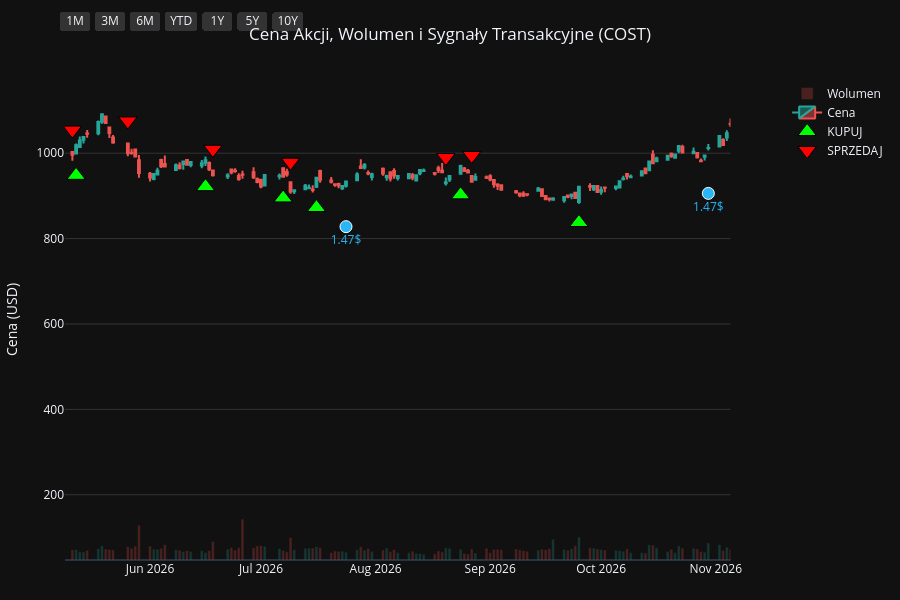
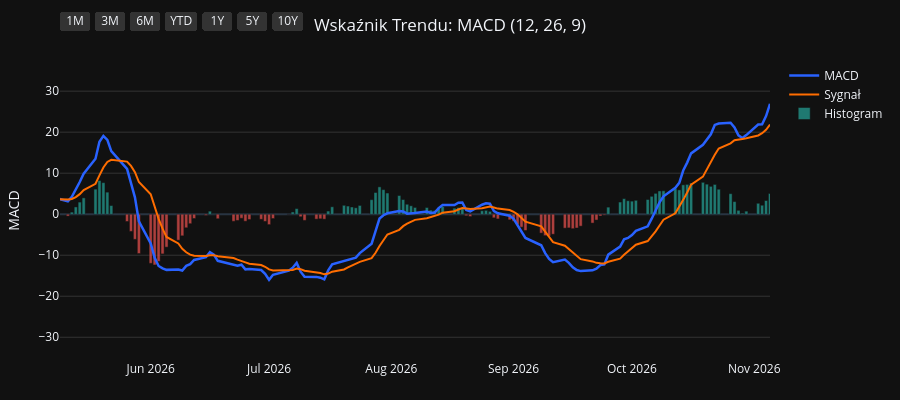
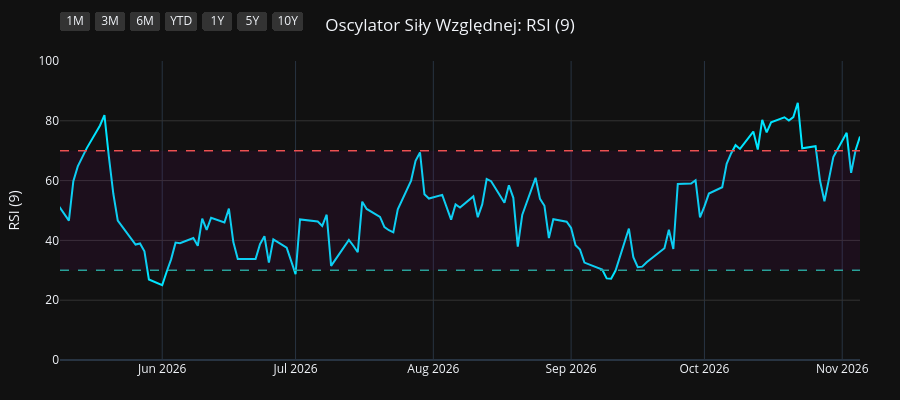
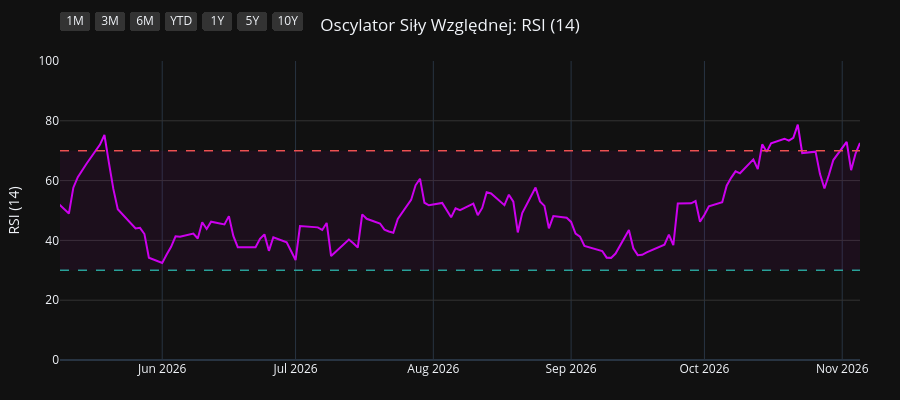

Notebook code for these charts, in order:
### Code cell
import os
import yfinance as yf
import pandas as pd
import pandas_ta as ta
import plotly.graph_objects as go
from plotly.subplots import make_subplots

# 1. Pobranie i przygotowanie danych
symbol = os.environ.get("STOCK_TICKER", "").strip().upper()
if not symbol:
    raise RuntimeError("Set STOCK_TICKER before running price_extractor.ipynb")
df = yf.Ticker(symbol).history(period="10y")
df.index = df.index.tz_localize(None)

# Wskaźniki i sygnały
df.ta.macd(fast=12, slow=26, signal=9, append=True)
df.ta.rsi(length=9, append=True)
df.ta.rsi(length=14, append=True)
df.ta.rsi(length=21, append=True)
df.dropna(inplace=True)

macd = df['MACD_12_26_9']
signal = df['MACDs_12_26_9']
wczorajszy_macd = macd.shift(1)
wczorajszy_signal = signal.shift(1)

df['Decyzja'] = 'BRAK'
df.loc[(macd > signal) & (wczorajszy_macd <= wczorajszy_signal), 'Decyzja'] = 'KUPUJ'
df.loc[(macd < signal) & (wczorajszy_macd >= wczorajszy_signal), 'Decyzja'] = 'SPRZEDAJ'

df_kupuj = df[df['Decyzja'] == 'KUPUJ']
df_sprzedaj = df[df['Decyzja'] == 'SPRZEDAJ']
df_dywidendy = df[df['Dividends'] > 0]
df_splity = df[df['Stock Splits'] > 0]

# Wspólna konfiguracja osi X
konfiguracja_osi_x = dict(
    type="date",
    showspikes=True, spikemode="across", spikesnap="cursor", spikedash="dot", spikecolor="#ffffff", spikethickness=1, hoverformat="%Y-%m-%d",
    rangeselector=dict(
        buttons=list([
            dict(count=1, label="1M", step="month", stepmode="backward"),
            dict(count=3, label="3M", step="month", stepmode="backward"),
            dict(count=6, label="6M", step="month", stepmode="backward"),
            dict(count=1, label="YTD", step="year", stepmode="todate"),
            dict(count=1, label="1Y", step="year", stepmode="backward"),
            dict(count=5, label="5Y", step="year", stepmode="backward"),
            dict(step="all", label="10Y")
        ]),
        bgcolor="#333333", activecolor="#2962ff", x=0, y=1.1
    )
)

# ==========================================
# WYKRES 1: CENA + WOLUMEN + SYGNAŁY
# ==========================================
fig1 = make_subplots(specs=[[{"secondary_y": True}]])

kolory_wolumenu = ['#26a69a' if row['Close'] >= row['Open'] else '#ef5350' for index, row in df.iterrows()]
fig1.add_trace(go.Bar(x=df.index, y=df['Volume'], marker_color=kolory_wolumenu, opacity=0.25, name='Wolumen'), secondary_y=True)
fig1.add_trace(go.Candlestick(x=df.index, open=df['Open'], high=df['High'], low=df['Low'], close=df['Close'], name='Cena', increasing_line_color='#26a69a', decreasing_line_color='#ef5350'), secondary_y=False)
fig1.add_trace(go.Scatter(x=df_kupuj.index, y=df_kupuj['Low'] * 0.95, customdata=df_kupuj[['Low', 'High']], mode='markers', marker=dict(symbol='triangle-up', size=16, color='#00ff00', line=dict(width=1, color='black')), name='KUPUJ', hovertemplate='KUPUJ<br>Najniższa: %{customdata[0]:.2f}<br>Najwyższa: %{customdata[1]:.2f}<extra></extra>'), secondary_y=False)
fig1.add_trace(go.Scatter(x=df_sprzedaj.index, y=df_sprzedaj['High'] * 1.05, customdata=df_sprzedaj[['Low', 'High']], mode='markers', marker=dict(symbol='triangle-down', size=16, color='#ff0000', line=dict(width=1, color='black')), name='SPRZEDAJ', hovertemplate='SPRZEDAJ<br>Najniższa: %{customdata[0]:.2f}<br>Najwyższa: %{customdata[1]:.2f}<extra></extra>'), secondary_y=False)

if not df_dywidendy.empty:
    fig1.add_trace(go.Scatter(x=df_dywidendy.index, y=df_dywidendy['Low'] * 0.90, mode='markers+text', marker=dict(symbol='circle', size=12, color='#29b6f6', line=dict(width=1, color='white')), text=df_dywidendy['Dividends'].apply(lambda x: f"{x}$"), textposition="bottom center", name='Dywidenda', showlegend=False, hovertemplate='Dywidenda: %{text}<extra></extra>', textfont=dict(color="#29b6f6")), secondary_y=False)
if not df_splity.empty:
                    fig1.add_trace(go.Scatter(x=df_splity.index, y=df_splity['High'], mode='markers+text', marker=dict(symbol='star', size=16, color='#ffee58', line=dict(width=1, color='black')), text=df_splity['Stock Splits'].apply(lambda x: f"{x:g}:1" if x >= 1 else f"1:{1 / x:g}"), textposition="top center", name='Split', hovertemplate='%{text}<extra></extra>', textfont=dict(color="#ffee58")), secondary_y=False)

fig1.update_layout(title=dict(text=f"Cena Akcji, Wolumen i Sygnały Transakcyjne ({symbol})", x=0.5, xanchor='center'), dragmode='pan', xaxis_rangeslider_visible=False, template='plotly_dark', height=600, hovermode='x unified', margin=dict(l=60, r=40, t=60, b=40))
fig1.update_xaxes(**konfiguracja_osi_x)
fig1.update_xaxes(range=[df.index.max() - pd.Timedelta(days=180), df.index.max()])
fig1.update_yaxes(title_text="Cena (USD)", secondary_y=False, gridcolor='#333333')
fig1.update_yaxes(range=[0, df['Volume'].max() * 4], showgrid=False, showticklabels=False, secondary_y=True)
fig1.show(config={'scrollZoom': True})

# ==========================================
# WYKRES 2: WSKAŹNIK MACD
# ==========================================
fig2 = go.Figure()
fig2.add_trace(go.Scatter(x=df.index, y=df['MACD_12_26_9'], line=dict(color='#2962ff', width=2.5), name='MACD'))
fig2.add_trace(go.Scatter(x=df.index, y=df['MACDs_12_26_9'], line=dict(color='#ff6d00', width=2), name='Sygnał'))
kolory_macd = ['#26a69a' if val >= 0 else '#ef5350' for val in df['MACDh_12_26_9']]
fig2.add_trace(go.Bar(x=df.index, y=df['MACDh_12_26_9'], marker_color=kolory_macd, name='Histogram', opacity=0.7))
fig2.update_layout(title=dict(text="Wskaźnik Trendu: MACD (12, 26, 9)", x=0.5, xanchor='center'), dragmode='pan', xaxis_rangeslider_visible=False, template='plotly_dark', height=400, hovermode='x unified', margin=dict(l=60, r=40, t=60, b=40))
fig2.update_xaxes(**konfiguracja_osi_x)
fig2.update_xaxes(range=[df.index.max() - pd.Timedelta(days=180), df.index.max()])
fig2.update_yaxes(title_text="MACD", gridcolor='#333333')
fig2.show(config={'scrollZoom': True})

# ==========================================
# WYKRES 3: OSCYLATOR RSI (9)
# ==========================================
fig3 = go.Figure()
fig3.add_trace(go.Scatter(x=df.index, y=df['RSI_9'], line=dict(color='#00e5ff', width=2), name='RSI (9)'))
fig3.add_hline(y=70, line_dash="dash", line_color="#ef5350", line_width=1.5)
fig3.add_hline(y=30, line_dash="dash", line_color="#26a69a", line_width=1.5)
fig3.add_hrect(y0=30, y1=70, line_width=0, fillcolor="purple", opacity=0.1)
fig3.update_layout(title=dict(text="Oscylator Siły Względnej: RSI (9)", x=0.5, xanchor='center'), dragmode='pan', xaxis_rangeslider_visible=False, template='plotly_dark', height=400, hovermode='x unified', margin=dict(l=60, r=40, t=60, b=40))
fig3.update_xaxes(**konfiguracja_osi_x)
fig3.update_xaxes(range=[df.index.max() - pd.Timedelta(days=180), df.index.max()])
fig3.update_yaxes(title_text="RSI (9)", range=[0, 100], gridcolor='#333333')
fig3.show(config={'scrollZoom': True})

# ==========================================
# WYKRES 4: OSCYLATOR RSI (14)
# ==========================================
fig4 = go.Figure()
fig4.add_trace(go.Scatter(x=df.index, y=df['RSI_14'], line=dict(color='#d500f9', width=2), name='RSI (14)'))
fig4.add_hline(y=70, line_dash="dash", line_color="#ef5350", line_width=1.5)
fig4.add_hline(y=30, line_dash="dash", line_color="#26a69a", line_width=1.5)
fig4.add_hrect(y0=30, y1=70, line_width=0, fillcolor="purple", opacity=0.1)
fig4.update_layout(title=dict(text="Oscylator Siły Względnej: RSI (14)", x=0.5, xanchor='center'), dragmode='pan', xaxis_rangeslider_visible=False, template='plotly_dark', height=400, hovermode='x unified', margin=dict(l=60, r=40, t=60, b=40))
fig4.update_xaxes(**konfiguracja_osi_x)
fig4.update_xaxes(range=[df.index.max() - pd.Timedelta(days=180), df.index.max()])
fig4.update_yaxes(title_text="RSI (14)", range=[0, 100], gridcolor='#333333')
fig4.show(config={'scrollZoom': True})

# ==========================================
# WYKRES 5: OSCYLATOR RSI (21)
# ==========================================
fig5 = go.Figure()
fig5.add_trace(go.Scatter(x=df.index, y=df['RSI_21'], line=dict(color='#64dd17', width=2), name='RSI (21)'))
fig5.add_hline(y=70, line_dash="dash", line_color="#ef5350", line_width=1.5)
fig5.add_hline(y=30, line_dash="dash", line_color="#26a69a", line_width=1.5)
fig5.add_hrect(y0=30, y1=70, line_width=0, fillcolor="purple", opacity=0.1)
fig5.update_layout(title=dict(text="Oscylator Siły Względnej: RSI (21)", x=0.5, xanchor='center'), dragmode='pan', xaxis_rangeslider_visible=False, template='plotly_dark', height=400, hovermode='x unified', margin=dict(l=60, r=40, t=60, b=40))
fig5.update_xaxes(**konfiguracja_osi_x)
fig5.update_xaxes(range=[df.index.max() - pd.Timedelta(days=180), df.index.max()])
fig5.update_yaxes(title_text="RSI (21)", range=[0, 100], gridcolor='#333333')
fig5.show(config={'scrollZoom': True})

### Figure 1 — Plotly figure (JSON) as saved in the notebook; plotly's stock layout.template omitted (floating-point values rounded to 4 significant figures; data arrays with more than 128 entries replaced by an {"elided": "..."} marker saying what was removed)
{"data": [{"marker": {"color": {"elided": "2480 str values"}}, "name": "Wolumen", "opacity": 0.25, "type": "bar", "x": {"elided": "2480 str values"}, "xaxis": "x", "y": {"elided": "2480 int values"}, "yaxis": "y2"}, {"close": {"elided": "2480 float values"}, "decreasing": {"line": {"color": "#ef5350"}}, "high": {"elided": "2480 float values"}, "increasing": {"line": {"color": "#26a69a"}}, "low": {"elided": "2480 float values"}, "name": "Cena", "open": {"elided": "2480 float values"}, "type": "candlestick", "x": {"elided": "2480 str values"}, "xaxis": "x", "yaxis": "y"}, {"customdata": {"elided": "94x2 float values"}, "hovertemplate": "KUPUJ<br>Najniższa: %{customdata[0]:.2f}<br>Najwyższa: %{customdata[1]:.2f}<extra></extra>", "marker": {"color": "#00ff00", "line": {"color": "black", "width": 1}, "size": 16, "symbol": "triangle-up"}, "mode": "markers", "name": "KUPUJ", "type": "scatter", "x": ["2017-02-03T00:00:00", "2017-03-30T00:00:00", "2017-05-26T00:00:00", "2017-07-19T00:00:00", "2017-09-01T00:00:00", "2017-10-24T00:00:00", "2018-01-22T00:00:00", "2018-02-16T00:00:00", "2018-03-29T00:00:00", "2018-04-05T00:00:00", "2018-05-16T00:00:00", "2018-06-08T00:00:00", "2018-07-13T00:00:00", "2018-08-07T00:00:00", "2018-08-20T00:00:00", "2018-10-19T00:00:00", "2018-10-31T00:00:00", "2018-11-30T00:00:00", "2019-01-02T00:00:00", "2019-02-12T00:00:00", "2019-05-17T00:00:00", "2019-06-06T00:00:00", "2019-07-11T00:00:00", "2019-08-22T00:00:00", "2019-10-08T00:00:00", "2019-11-07T00:00:00", "2019-12-26T00:00:00", "2020-01-08T00:00:00", "2020-02-07T00:00:00", "2020-03-19T00:00:00", "2020-04-03T00:00:00", "2020-05-28T00:00:00", "2020-06-30T00:00:00", "2020-08-04T00:00:00", "2020-08-28T00:00:00", "2020-09-28T00:00:00", "2020-11-06T00:00:00", "2020-11-17T00:00:00", "2020-12-31T00:00:00", "2021-02-08T00:00:00", "2021-03-12T00:00:00", "2021-05-07T00:00:00", "2021-06-22T00:00:00", "2021-10-18T00:00:00", "2021-12-15T00:00:00", "2021-12-29T00:00:00", "2022-02-01T00:00:00", "2022-02-25T00:00:00", "2022-05-27T00:00:00", "2022-08-18T00:00:00", "2022-10-06T00:00:00", "2022-10-13T00:00:00", "2022-10-18T00:00:00", "2023-01-06T00:00:00", "2023-03-16T00:00:00", "2023-05-11T00:00:00", "2023-05-30T00:00:00", "2023-06-27T00:00:00", "2023-07-14T00:00:00", "2023-09-06T00:00:00", "2023-09-27T00:00:00", "2023-10-17T00:00:00", "2023-11-06T00:00:00", "2024-01-18T00:00:00", "2024-02-05T00:00:00", "2024-02-26T00:00:00", "2024-04-12T00:00:00", "2024-04-23T00:00:00", "2024-07-09T00:00:00", "2024-08-09T00:00:00", "2024-09-12T00:00:00", "2024-10-23T00:00:00", "2024-11-06T00:00:00", "2025-01-17T00:00:00", "2025-03-27T00:00:00", "2025-05-16T00:00:00", "2025-06-02T00:00:00", "2025-08-01T00:00:00", "2025-09-08T00:00:00", "2025-10-09T00:00:00", "2025-11-04T00:00:00", "2025-11-28T00:00:00", "2025-12-26T00:00:00", "2026-02-05T00:00:00", "2026-02-13T00:00:00", "2026-04-01T00:00:00", "2026-04-23T00:00:00", "2026-04-30T00:00:00", "2026-05-12T00:00:00", "2026-06-16T00:00:00", "2026-07-07T00:00:00", "2026-07-16T00:00:00", "2026-08-24T00:00:00", "2026-09-25T00:00:00"], "xaxis": "x", "y": [134.4, 134.4, 149.3, 126.9, 132.6, 135.8, 162.5, 162.1, 156.5, 156.9, 165.9, 171.0, 181.8, 189.7, 192.3, 195.1, 192.4, 196.4, 170.9, 179.4, 211.1, 213.0, 233.7, 238.0, 250.2, 261.2, 253.8, 250.8, 267.5, 261.9, 247.3, 266.2, 260.3, 285.9, 300.3, 298.2, 331.7, 332.5, 332.8, 318.4, 291.5, 342.9, 346.9, 403.2, 491.2, 507.4, 447.5, 455.6, 411.1, 503.5, 436.0, 406.3, 424.2, 419.0, 438.4, 452.7, 456.4, 475.1, 489.6, 492.4, 496.6, 520.3, 511.6, 635.4, 660.1, 691.3, 679.6, 670.1, 827.3, 785.9, 841.2, 839.8, 832.7, 868.7, 872.8, 950.3, 974.1, 886.0, 904.0, 874.5, 877.3, 852.8, 820.7, 933.7, 939.8, 936.8, 952.4, 942.2, 948.2, 921.7, 895.3, 872.7, 902.5, 837.7], "yaxis": "y"}, {"customdata": {"elided": "94x2 float values"}, "hovertemplate": "SPRZEDAJ<br>Najniższa: %{customdata[0]:.2f}<br>Najwyższa: %{customdata[1]:.2f}<extra></extra>", "marker": {"color": "#ff0000", "line": {"color": "black", "width": 1}, "size": 16, "symbol": "triangle-down"}, "mode": "markers", "name": "SPRZEDAJ", "type": "scatter", "x": ["2016-12-27T00:00:00", "2017-03-03T00:00:00", "2017-05-12T00:00:00", "2017-06-12T00:00:00", "2017-08-24T00:00:00", "2017-10-06T00:00:00", "2017-12-19T00:00:00", "2018-02-01T00:00:00", "2018-03-08T00:00:00", "2018-04-02T00:00:00", "2018-05-03T00:00:00", "2018-05-25T00:00:00", "2018-06-29T00:00:00", "2018-07-31T00:00:00", "2018-08-09T00:00:00", "2018-09-17T00:00:00", "2018-10-26T00:00:00", "2018-11-16T00:00:00", "2018-12-10T00:00:00", "2019-02-08T00:00:00", "2019-04-02T00:00:00", "2019-05-28T00:00:00", "2019-07-01T00:00:00", "2019-07-24T00:00:00", "2019-09-12T00:00:00", "2019-10-24T00:00:00", "2019-11-20T00:00:00", "2020-01-02T00:00:00", "2020-02-03T00:00:00", "2020-02-25T00:00:00", "2020-03-20T00:00:00", "2020-04-28T00:00:00", "2020-06-11T00:00:00", "2020-07-28T00:00:00", "2020-08-12T00:00:00", "2020-09-04T00:00:00", "2020-10-23T00:00:00", "2020-11-09T00:00:00", "2020-12-04T00:00:00", "2021-01-07T00:00:00", "2021-02-23T00:00:00", "2021-04-27T00:00:00", "2021-05-11T00:00:00", "2021-08-24T00:00:00", "2021-12-01T00:00:00", "2021-12-17T00:00:00", "2022-01-04T00:00:00", "2022-02-23T00:00:00", "2022-04-14T00:00:00", "2022-08-09T00:00:00", "2022-08-22T00:00:00", "2022-10-07T00:00:00", "2022-10-14T00:00:00", "2022-12-01T00:00:00", "2023-02-10T00:00:00", "2023-05-01T00:00:00", "2023-05-16T00:00:00", "2023-06-26T00:00:00", "2023-07-07T00:00:00", "2023-08-01T00:00:00", "2023-09-26T00:00:00", "2023-10-06T00:00:00", "2023-10-20T00:00:00", "2024-01-02T00:00:00", "2024-01-23T00:00:00", "2024-02-13T00:00:00", "2024-03-08T00:00:00", "2024-04-16T00:00:00", "2024-06-21T00:00:00", "2024-07-11T00:00:00", "2024-09-05T00:00:00", "2024-09-18T00:00:00", "2024-10-29T00:00:00", "2024-12-13T00:00:00", "2025-02-21T00:00:00", "2025-05-14T00:00:00", "2025-05-23T00:00:00", "2025-06-05T00:00:00", "2025-08-25T00:00:00", "2025-09-18T00:00:00", "2025-10-29T00:00:00", "2025-11-10T00:00:00", "2025-12-08T00:00:00", "2026-01-30T00:00:00", "2026-02-10T00:00:00", "2026-02-19T00:00:00", "2026-04-13T00:00:00", "2026-04-28T00:00:00", "2026-05-11T00:00:00", "2026-05-26T00:00:00", "2026-06-18T00:00:00", "2026-07-09T00:00:00", "2026-08-20T00:00:00", "2026-08-27T00:00:00"], "xaxis": "x", "y": [144.6, 153.1, 159.7, 168.1, 149.8, 148.7, 180.5, 182.7, 174.7, 175.3, 181.9, 188.3, 198.0, 207.0, 209.1, 221.2, 212.1, 218.4, 212.8, 197.6, 231.4, 237.7, 253.7, 267.2, 278.8, 284.0, 289.3, 281.1, 294.5, 302.8, 294.6, 297.7, 296.4, 316.3, 325.5, 340.0, 361.7, 374.9, 370.7, 367.1, 347.4, 367.1, 377.8, 452.5, 545.6, 553.8, 566.0, 506.3, 594.3, 545.0, 553.0, 479.1, 473.4, 520.1, 502.4, 501.8, 503.1, 527.9, 539.5, 566.1, 565.6, 571.3, 571.0, 679.1, 714.0, 746.3, 781.9, 747.0, 897.8, 922.4, 921.6, 938.5, 924.2, 1045.0, 1077.0, 1041.0, 1057.0, 1094.0, 998.9, 1003.0, 958.9, 962.4, 933.2, 994.2, 1043.0, 1053.0, 1045.0, 1058.0, 1054.0, 1076.0, 1009.0, 978.7, 990.0, 994.8], "yaxis": "y"}, {"hovertemplate": "Dywidenda: %{text}<extra></extra>", "marker": {"color": "#29b6f6", "line": {"color": "white", "width": 1}, "size": 12, "symbol": "circle"}, "mode": "markers+text", "name": "Dywidenda", "showlegend": false, "text": ["0.45$", "7.0$", "0.5$", "0.5$", "0.5$", "0.5$", "0.57$", "0.57$", "0.57$", "0.57$", "0.65$", "0.65$", "0.65$", "0.65$", "0.7$", "0.7$", "0.7$", "10.0$", "0.7$", "0.79$", "0.79$", "0.79$", "0.79$", "0.9$", "0.9$", "0.9$", "0.9$", "1.02$", "1.02$", "1.02$", "15.0$", "1.02$", "1.16$", "1.16$", "1.16$", "1.16$", "1.3$", "1.3$", "1.3$", "1.3$", "1.47$", "1.47$", "1.47$"], "textfont": {"color": "#29b6f6"}, "textposition": "bottom center", "type": "scatter", "x": ["2017-02-08T00:00:00", "2017-05-08T00:00:00", "2017-05-10T00:00:00", "2017-08-16T00:00:00", "2017-11-16T00:00:00", "2018-02-15T00:00:00", "2018-05-10T00:00:00", "2018-08-30T00:00:00", "2018-11-08T00:00:00", "2019-02-07T00:00:00", "2019-05-09T00:00:00", "2019-08-29T00:00:00", "2019-10-31T00:00:00", "2020-02-06T00:00:00", "2020-04-30T00:00:00", "2020-07-30T00:00:00", "2020-10-29T00:00:00", "2020-12-01T00:00:00", "2021-02-04T00:00:00", "2021-04-29T00:00:00", "2021-07-29T00:00:00", "2021-10-28T00:00:00", "2022-02-03T00:00:00", "2022-04-28T00:00:00", "2022-07-28T00:00:00", "2022-10-27T00:00:00", "2023-02-02T00:00:00", "2023-05-04T00:00:00", "2023-08-24T00:00:00", "2023-11-02T00:00:00", "2023-12-27T00:00:00", "2024-02-01T00:00:00", "2024-04-25T00:00:00", "2024-07-26T00:00:00", "2024-11-01T00:00:00", "2025-02-07T00:00:00", "2025-05-02T00:00:00", "2025-08-01T00:00:00", "2025-10-31T00:00:00", "2026-01-30T00:00:00", "2026-05-01T00:00:00", "2026-07-24T00:00:00", "2026-10-30T00:00:00"], "xaxis": "x", "y": [127.9, 136.3, 136.0, 125.6, 135.6, 150.0, 156.6, 185.4, 192.0, 167.5, 195.6, 239.0, 240.9, 252.4, 248.6, 265.1, 299.1, 322.7, 300.1, 313.3, 358.0, 415.0, 439.3, 467.0, 446.0, 424.3, 447.9, 418.9, 458.4, 477.6, 584.4, 612.8, 634.1, 719.1, 772.0, 922.7, 896.3, 839.4, 813.9, 833.5, 902.9, 827.9, 905.9], "yaxis": "y"}], "layout": {"dragmode": "pan", "height": 600, "hovermode": "x unified", "margin": {"b": 40, "l": 60, "r": 40, "t": 60}, "title": {"text": "Cena Akcji, Wolumen i Sygnały Transakcyjne (COST)", "x": 0.5, "xanchor": "center"}, "xaxis": {"anchor": "y", "domain": [0.0, 0.94], "hoverformat": "%Y-%m-%d", "range": ["2026-05-09T00:00:00", "2026-11-05T00:00:00"], "rangeselector": {"activecolor": "#2962ff", "bgcolor": "#333333", "buttons": [{"count": 1, "label": "1M", "step": "month", "stepmode": "backward"}, {"count": 3, "label": "3M", "step": "month", "stepmode": "backward"}, {"count": 6, "label": "6M", "step": "month", "stepmode": "backward"}, {"count": 1, "label": "YTD", "step": "year", "stepmode": "todate"}, {"count": 1, "label": "1Y", "step": "year", "stepmode": "backward"}, {"count": 5, "label": "5Y", "step": "year", "stepmode": "backward"}, {"label": "10Y", "step": "all"}], "x": 0, "y": 1.1}, "rangeslider": {"visible": false}, "showspikes": true, "spikecolor": "#ffffff", "spikedash": "dot", "spikemode": "across", "spikesnap": "cursor", "spikethickness": 1, "type": "date"}, "yaxis": {"anchor": "x", "domain": [0.0, 1.0], "gridcolor": "#333333", "title": {"text": "Cena (USD)"}}, "yaxis2": {"anchor": "x", "overlaying": "y", "range": [0, 96932000], "showgrid": false, "showticklabels": false, "side": "right"}}}

### Figure 2 — Plotly figure (JSON) as saved in the notebook; plotly's stock layout.template omitted (floating-point values rounded to 4 significant figures; data arrays with more than 128 entries replaced by an {"elided": "..."} marker saying what was removed)
{"data": [{"line": {"color": "#2962ff", "width": 2.5}, "name": "MACD", "type": "scatter", "x": {"elided": "2480 str values"}, "y": {"elided": "2480 float values"}}, {"line": {"color": "#ff6d00", "width": 2}, "name": "Sygnał", "type": "scatter", "x": {"elided": "2480 str values"}, "y": {"elided": "2480 float values"}}, {"marker": {"color": {"elided": "2480 str values"}}, "name": "Histogram", "opacity": 0.7, "type": "bar", "x": {"elided": "2480 str values"}, "y": {"elided": "2480 float values"}}], "layout": {"dragmode": "pan", "height": 400, "hovermode": "x unified", "margin": {"b": 40, "l": 60, "r": 40, "t": 60}, "title": {"text": "Wskaźnik Trendu: MACD (12, 26, 9)", "x": 0.5, "xanchor": "center"}, "xaxis": {"hoverformat": "%Y-%m-%d", "range": ["2026-05-09T00:00:00", "2026-11-05T00:00:00"], "rangeselector": {"activecolor": "#2962ff", "bgcolor": "#333333", "buttons": [{"count": 1, "label": "1M", "step": "month", "stepmode": "backward"}, {"count": 3, "label": "3M", "step": "month", "stepmode": "backward"}, {"count": 6, "label": "6M", "step": "month", "stepmode": "backward"}, {"count": 1, "label": "YTD", "step": "year", "stepmode": "todate"}, {"count": 1, "label": "1Y", "step": "year", "stepmode": "backward"}, {"count": 5, "label": "5Y", "step": "year", "stepmode": "backward"}, {"label": "10Y", "step": "all"}], "x": 0, "y": 1.1}, "rangeslider": {"visible": false}, "showspikes": true, "spikecolor": "#ffffff", "spikedash": "dot", "spikemode": "across", "spikesnap": "cursor", "spikethickness": 1, "type": "date"}, "yaxis": {"gridcolor": "#333333", "title": {"text": "MACD"}}}}

### Figure 3 — Plotly figure (JSON) as saved in the notebook; plotly's stock layout.template omitted (floating-point values rounded to 4 significant figures; data arrays with more than 128 entries replaced by an {"elided": "..."} marker saying what was removed)
{"data": [{"line": {"color": "#00e5ff", "width": 2}, "name": "RSI (9)", "type": "scatter", "x": {"elided": "2480 str values"}, "y": {"elided": "2480 float values"}}], "layout": {"dragmode": "pan", "height": 400, "hovermode": "x unified", "margin": {"b": 40, "l": 60, "r": 40, "t": 60}, "shapes": [{"line": {"color": "#ef5350", "dash": "dash", "width": 1.5}, "type": "line", "x0": 0, "x1": 1, "xref": "x domain", "y0": 70, "y1": 70, "yref": "y"}, {"line": {"color": "#26a69a", "dash": "dash", "width": 1.5}, "type": "line", "x0": 0, "x1": 1, "xref": "x domain", "y0": 30, "y1": 30, "yref": "y"}, {"fillcolor": "purple", "line": {"width": 0}, "opacity": 0.1, "type": "rect", "x0": 0, "x1": 1, "xref": "x domain", "y0": 30, "y1": 70, "yref": "y"}], "title": {"text": "Oscylator Siły Względnej: RSI (9)", "x": 0.5, "xanchor": "center"}, "xaxis": {"hoverformat": "%Y-%m-%d", "range": ["2026-05-09T00:00:00", "2026-11-05T00:00:00"], "rangeselector": {"activecolor": "#2962ff", "bgcolor": "#333333", "buttons": [{"count": 1, "label": "1M", "step": "month", "stepmode": "backward"}, {"count": 3, "label": "3M", "step": "month", "stepmode": "backward"}, {"count": 6, "label": "6M", "step": "month", "stepmode": "backward"}, {"count": 1, "label": "YTD", "step": "year", "stepmode": "todate"}, {"count": 1, "label": "1Y", "step": "year", "stepmode": "backward"}, {"count": 5, "label": "5Y", "step": "year", "stepmode": "backward"}, {"label": "10Y", "step": "all"}], "x": 0, "y": 1.1}, "rangeslider": {"visible": false}, "showspikes": true, "spikecolor": "#ffffff", "spikedash": "dot", "spikemode": "across", "spikesnap": "cursor", "spikethickness": 1, "type": "date"}, "yaxis": {"gridcolor": "#333333", "range": [0, 100], "title": {"text": "RSI (9)"}}}}

### Figure 4 — Plotly figure (JSON) as saved in the notebook; plotly's stock layout.template omitted (floating-point values rounded to 4 significant figures; data arrays with more than 128 entries replaced by an {"elided": "..."} marker saying what was removed)
{"data": [{"line": {"color": "#d500f9", "width": 2}, "name": "RSI (14)", "type": "scatter", "x": {"elided": "2480 str values"}, "y": {"elided": "2480 float values"}}], "layout": {"dragmode": "pan", "height": 400, "hovermode": "x unified", "margin": {"b": 40, "l": 60, "r": 40, "t": 60}, "shapes": [{"line": {"color": "#ef5350", "dash": "dash", "width": 1.5}, "type": "line", "x0": 0, "x1": 1, "xref": "x domain", "y0": 70, "y1": 70, "yref": "y"}, {"line": {"color": "#26a69a", "dash": "dash", "width": 1.5}, "type": "line", "x0": 0, "x1": 1, "xref": "x domain", "y0": 30, "y1": 30, "yref": "y"}, {"fillcolor": "purple", "line": {"width": 0}, "opacity": 0.1, "type": "rect", "x0": 0, "x1": 1, "xref": "x domain", "y0": 30, "y1": 70, "yref": "y"}], "title": {"text": "Oscylator Siły Względnej: RSI (14)", "x": 0.5, "xanchor": "center"}, "xaxis": {"hoverformat": "%Y-%m-%d", "range": ["2026-05-09T00:00:00", "2026-11-05T00:00:00"], "rangeselector": {"activecolor": "#2962ff", "bgcolor": "#333333", "buttons": [{"count": 1, "label": "1M", "step": "month", "stepmode": "backward"}, {"count": 3, "label": "3M", "step": "month", "stepmode": "backward"}, {"count": 6, "label": "6M", "step": "month", "stepmode": "backward"}, {"count": 1, "label": "YTD", "step": "year", "stepmode": "todate"}, {"count": 1, "label": "1Y", "step": "year", "stepmode": "backward"}, {"count": 5, "label": "5Y", "step": "year", "stepmode": "backward"}, {"label": "10Y", "step": "all"}], "x": 0, "y": 1.1}, "rangeslider": {"visible": false}, "showspikes": true, "spikecolor": "#ffffff", "spikedash": "dot", "spikemode": "across", "spikesnap": "cursor", "spikethickness": 1, "type": "date"}, "yaxis": {"gridcolor": "#333333", "range": [0, 100], "title": {"text": "RSI (14)"}}}}
